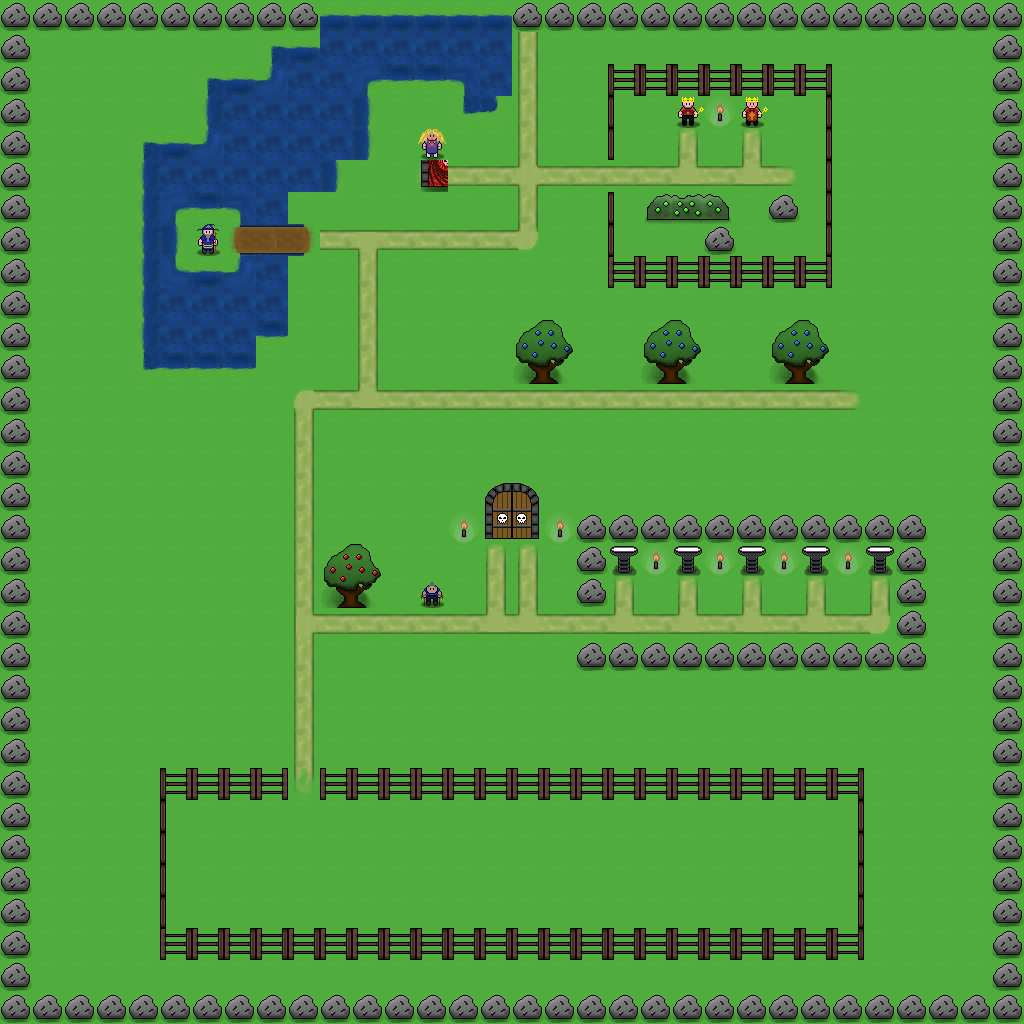

Below is a game level as drawn by its tile map, then a one-line description and the .tmx that defines it (tile-layer data replaced by summaries):
An orthogonal 32x32 tile map with 32x32 px tiles, 18 tile layers (floor, doortop, doorbot, torches, ...), 2 tilesets.

<map version="1.0" orientation="orthogonal" width="32" height="32" tilewidth="32" tileheight="32">
 <tileset firstgid="1" name="maptiles" tilewidth="32" tileheight="32">
  <image source="../tilesets/world1tileset.png" width="352" height="256" />
  <tile id="44">
   <properties>
    <property name="torch" value="true" />
   </properties>
  </tile>
 </tileset>
 <tileset firstgid="89" name="npcs" tilewidth="32" tileheight="32">
  <image source="../tilesets/npctileset.png" width="160" height="32" />
 </tileset>
 <layer name="floor" width="32" height="32">
  <data>[1024 cells, 1024 non-empty, 16 distinct tile ids]</data>
 </layer>
 <layer name="doortop" width="32" height="32">
  <properties>
   <property name="door" value="true" />
   <property name="z" value="1" />
  </properties>
  <data>[1024 cells, 2 non-empty, 2 distinct tile ids]</data>
 </layer>
 <layer name="doorbot" width="32" height="32">
  <properties>
   <property name="door" value="true" />
   <property name="solid" value="true" />
  </properties>
  <data>[1024 cells, 2 non-empty, 2 distinct tile ids]</data>
 </layer>
 <layer name="torches" width="32" height="32">
  <properties>
   <property name="hidden" value="true" />
   <property name="solid" value="true" />
   <property name="torch" value="true" />
  </properties>
  <data>[1024 cells, 7 non-empty, 1 distinct tile ids]</data>
 </layer>
 <layer name="pedestal1" width="32" height="32">
  <properties>
   <property name="pedestal" value="true" />
   <property name="solid" value="true" />
  </properties>
  <data>[1024 cells, 1 non-empty, 1 distinct tile ids]</data>
 </layer>
 <layer name="pedestal2" width="32" height="32">
  <properties>
   <property name="pedestal" value="true" />
   <property name="solid" value="true" />
  </properties>
  <data>[1024 cells, 1 non-empty, 1 distinct tile ids]</data>
 </layer>
 <layer name="pedestal3" width="32" height="32">
  <properties>
   <property name="pedestal" value="true" />
   <property name="solid" value="true" />
  </properties>
  <data>[1024 cells, 1 non-empty, 1 distinct tile ids]</data>
 </layer>
 <layer name="pedestal4" width="32" height="32">
  <properties>
   <property name="pedestal" value="true" />
   <property name="solid" value="true" />
  </properties>
  <data>[1024 cells, 1 non-empty, 1 distinct tile ids]</data>
 </layer>
 <layer name="pedestal5" width="32" height="32">
  <properties>
   <property name="pedestal" value="true" />
   <property name="solid" value="true" />
  </properties>
  <data>[1024 cells, 1 non-empty, 1 distinct tile ids]</data>
 </layer>
 <layer name="solidobs" width="32" height="32">
  <properties>
   <property name="solid" value="true" />
  </properties>
  <data>[1024 cells, 305 non-empty, 25 distinct tile ids]</data>
 </layer>
 <layer name="behindobs" width="32" height="32">
  <properties>
   <property name="z" value="1" />
  </properties>
  <data>[1024 cells, 8 non-empty, 4 distinct tile ids]</data>
 </layer>
 <layer name="npc1" width="32" height="32">
  <properties>
   <property name="npc" value="true" />
   <property name="solid" value="true" />
  </properties>
  <data>[1024 cells, 1 non-empty, 1 distinct tile ids]</data>
 </layer>
 <layer name="playerspawn" width="32" height="32">
  <properties>
   <property name="hidden" value="true" />
  </properties>
  <data>[1024 cells, 1 non-empty, 1 distinct tile ids]</data>
 </layer>
 <layer name="npc2" width="32" height="32">
  <properties>
   <property name="npc" value="true" />
   <property name="solid" value="true" />
  </properties>
  <data>[1024 cells, 1 non-empty, 1 distinct tile ids]</data>
 </layer>
 <layer name="npc3" width="32" height="32">
  <properties>
   <property name="npc" value="true" />
   <property name="solid" value="true" />
  </properties>
  <data>[1024 cells, 1 non-empty, 1 distinct tile ids]</data>
 </layer>
 <layer name="npc4" width="32" height="32">
  <properties>
   <property name="npc" value="true" />
   <property name="solid" value="true" />
  </properties>
  <data>[1024 cells, 1 non-empty, 1 distinct tile ids]</data>
 </layer>
 <layer name="npc5" width="32" height="32">
  <properties>
   <property name="npc" value="true" />
   <property name="solid" value="true" />
  </properties>
  <data>[1024 cells, 1 non-empty, 1 distinct tile ids]</data>
 </layer>
 <layer name="monsters" width="32" height="32">
  <properties>
   <property name="hidden" value="true" />
   <property name="monsters" value="true" />
  </properties>
  <data>[1024 cells, 80 non-empty, 1 distinct tile ids]</data>
 </layer>
</map>
